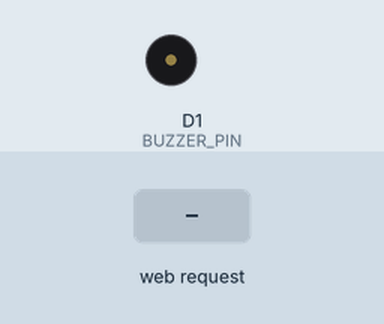
Bench run of a sketch on a simulated ESP8266 (NodeMCU). Parts: buzzer (waves = sounding, pin HIGH). The inputs (shaded band) are chosen by the test bench. WiFi joins after 1.5 s; servers stay silent unless stated; what the sketch prints to the serial monitor is not drawn.

Above: at 2.7 s.
2.8 s: HTTP request GET /ring received
At 3.6 s:
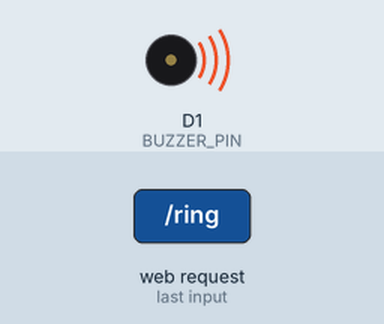
Timing chart, 0 to 5.8 s (numbered marks = the images above; inputs shaded):
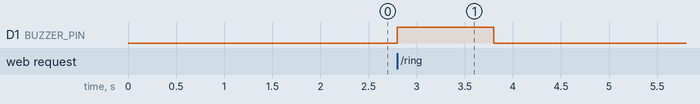

Measured:
- after the input at 2.8 s, D1 (BUZZER_PIN): LOW → HIGH at once, → LOW 1.0 s later

The sketch:

Receiver_Node.ino
```cpp
// 🔔 Receiver Node - ESP2 to ESP6
#include <ESP8266WiFi.h>
#include <ESP8266WebServer.h>

const char* ssid = "BAJPAI_2.4Ghz";       // Change this
const char* password = "44444422";    // Change this

ESP8266WebServer server(80);
#define BUZZER_PIN D1

void handleRing() {
  Serial.println("🔔 Ring signal received!");
  digitalWrite(BUZZER_PIN, HIGH);
  delay(1000);
  digitalWrite(BUZZER_PIN, LOW);
  server.send(200, "text/plain", "Buzzed!");
}

void setup() {
  Serial.begin(115200);
  pinMode(BUZZER_PIN, OUTPUT);
  digitalWrite(BUZZER_PIN, LOW);

  WiFi.begin(ssid, password);
  Serial.print("Connecting to WiFi");

  unsigned long startAttemptTime = millis();
  while (WiFi.status() != WL_CONNECTED && millis() - startAttemptTime < 10000) {
    Serial.print(".");
    delay(500);
  }

  if (WiFi.status() != WL_CONNECTED) {
    Serial.println("\nWiFi failed. Trying fallback AP...");
    WiFi.begin("ESP_Doorbell_AP", "12345678");
    delay(5000);
  }

  if (WiFi.status() == WL_CONNECTED) {
    Serial.println("\nConnected!");
    Serial.print("IP: ");
    Serial.println(WiFi.localIP());

    server.on("/ring", handleRing);
    server.begin();
  } else {
    Serial.println("❌ Unable to connect to any WiFi.");
  }
}

void loop() {
  server.handleClient();
}
```
